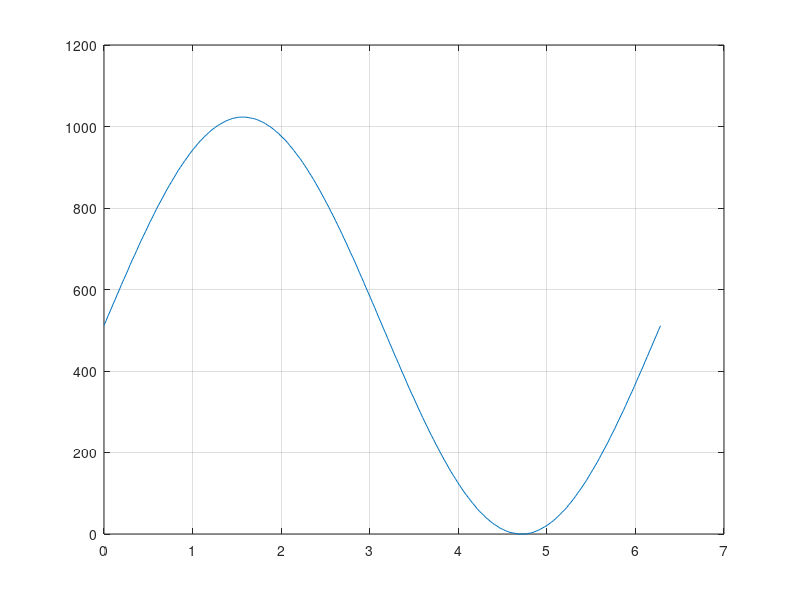
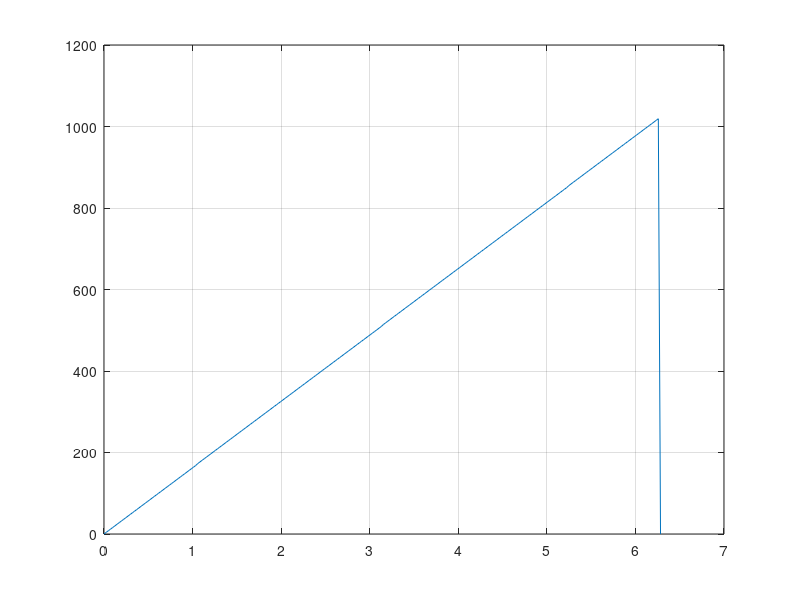
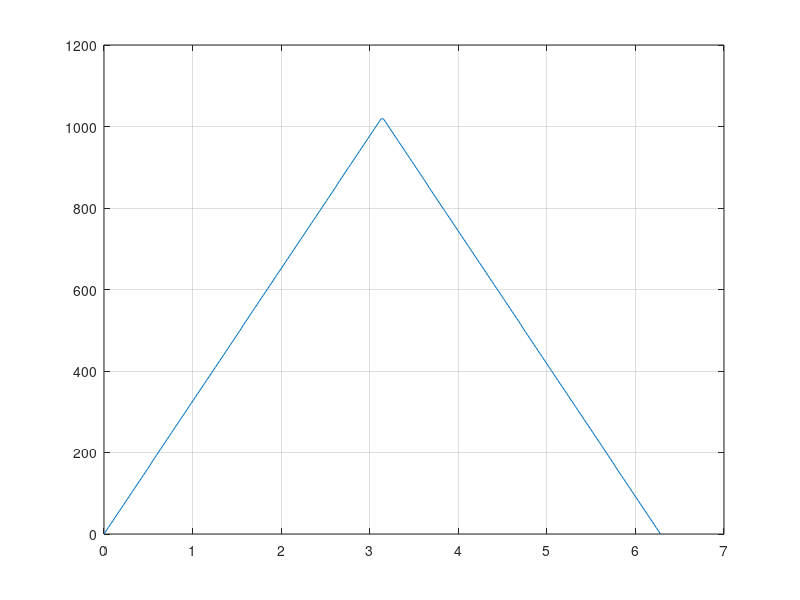
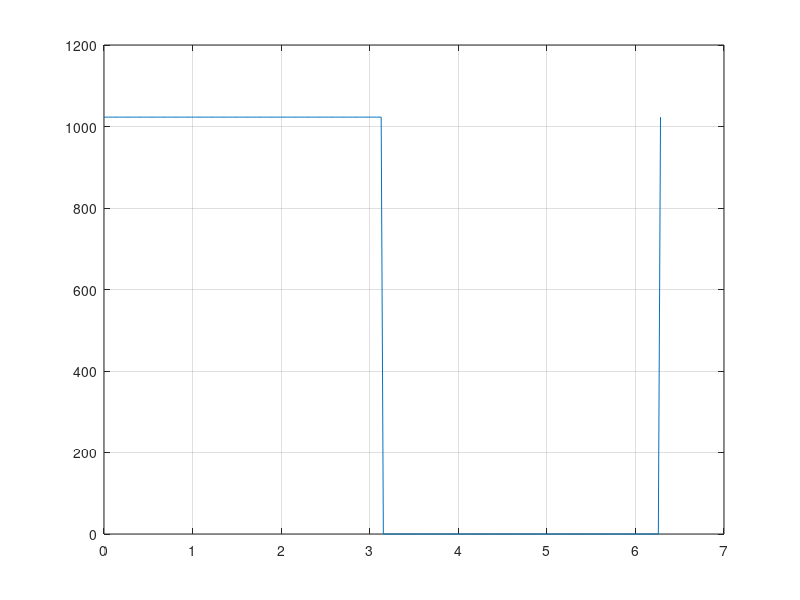

MATLAB code to generate these figures, in order:
clear all;
clc;

Nsamples = 256; % Set The Number of Sample Points
RES    = 10;  % Set The DAC Resolution 10 or 8 bits
OFFSET = 0;   % Set An Offset Value For The DAC Output

%------------[ Calculate The Sample Points ]-------------
T = 0:((2*pi/(Nsamples-1))):(2*pi);
Y = sin(T);
Y = Y + 1;    
Y = Y*((2^RES-1)-2*OFFSET)/(2+OFFSET);
Y = round(Y);                 
plot(T, Y);
figure(1)
grid

% Periodic Sinc
figure(7)
Y2 = diric(T, 13);
Y2 = Y2 + 1;    
Y2 = Y2*((2^RES-1)-2*OFFSET)/(2+OFFSET);
Y2 = round(Y2);                  
plot(T, Y2);
grid

% Sawtooth
figure(2)
Y3 = sawtooth(T);
Y3 = Y3 + 1;    
Y3 = Y3*((2^RES-1)-2*OFFSET)/(2+OFFSET);
Y3 = round(Y3);                  
plot(T, Y3);
grid

% Triangular
figure(3)
Y4 = sawtooth(T, 0.5);
Y4 = Y4 + 1;    
Y4 = Y4*((2^RES-1)-2*OFFSET)/(2+OFFSET);
Y4 = round(Y4);                  
plot(T, Y4);
grid

% Square
figure(4)
Y5 = square(T, 50);
Y5 = Y5 + 1;    
Y5 = Y5*((2^RES-1)-2*OFFSET)/(2+OFFSET);
Y5 = round(Y5);                  
plot(T, Y5);
grid

%--------------[ Print The Sample Points ]---------------
fprintf('%d, %d, %d, %d, %d, %d, %d, %d, %d, %d, %d, %d, %d, %d, %d, \n', Y);
 


%% test2

AMP = 10;

%%Time specifications:
f = 1000;     % signal frequency
sps = 256;    % samples per signal period
Fs = sps*f;  % samples per second
dt = 1/Fs;   % seconds per sample (time increment)
t = (0:dt:1); % 1 seconds of data (time)
sin_w =  AMP * sin(2*pi*f*t); % 1 second of data (sinus)
square_w = AMP* square(2*pi*f*t);
% Plot the signal versus time:
figure(6);
plot(t,sin_w);
xlabel('time (in seconds)');
title('Signal versus Time');
zoom xon;


new_vect = sin_w([1:256]);
no_amp = sin_w/10;
old_vect = no_amp([1:256]);

%conversion to the 0-3300 scale 
minValue = min(new_vect);
maxValue = max(new_vect);

% Calculate the scaling factor
scalingFactor = 3300 / (maxValue - minValue);

% Apply scaling to each element
scaledValues = (new_vect - minValue) .* scalingFactor

% Display the scaled values
%disp(scaledValues)

